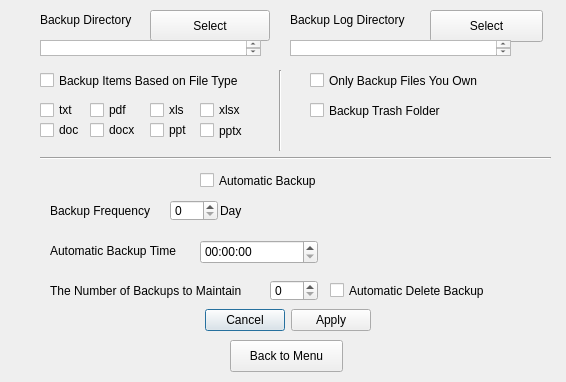
<?xml version="1.0" encoding="UTF-8"?>
<ui version="4.0">
 <class>Setting</class>
 <widget class="QDialog" name="Setting">
  <property name="geometry">
   <rect>
    <x>0</x>
    <y>0</y>
    <width>566</width>
    <height>382</height>
   </rect>
  </property>
  <property name="windowTitle">
   <string>Dialog</string>
  </property>
  <widget class="QDialogButtonBox" name="buttonBox_2">
   <property name="geometry">
    <rect>
     <x>200</x>
     <y>300</y>
     <width>171</width>
     <height>41</height>
    </rect>
   </property>
   <property name="locale">
    <locale language="English" country="UnitedStates"/>
   </property>
   <property name="orientation">
    <enum>Qt::Horizontal</enum>
   </property>
   <property name="standardButtons">
    <set>QDialogButtonBox::Apply|QDialogButtonBox::Cancel</set>
   </property>
  </widget>
  <widget class="QLabel" name="label">
   <property name="geometry">
    <rect>
     <x>50</x>
     <y>240</y>
     <width>151</width>
     <height>21</height>
    </rect>
   </property>
   <property name="locale">
    <locale language="English" country="UnitedStates"/>
   </property>
   <property name="text">
    <string>Automatic Backup Time </string>
   </property>
  </widget>
  <widget class="QLabel" name="label_BackupDir">
   <property name="geometry">
    <rect>
     <x>40</x>
     <y>10</y>
     <width>120</width>
     <height>20</height>
    </rect>
   </property>
   <property name="autoFillBackground">
    <bool>false</bool>
   </property>
   <property name="locale">
    <locale language="English" country="UnitedStates"/>
   </property>
   <property name="text">
    <string>Backup Directory</string>
   </property>
  </widget>
  <widget class="QPushButton" name="pushButton_3">
   <property name="geometry">
    <rect>
     <x>230</x>
     <y>340</y>
     <width>113</width>
     <height>32</height>
    </rect>
   </property>
   <property name="locale">
    <locale language="English" country="UnitedStates"/>
   </property>
   <property name="text">
    <string>Back to Menu</string>
   </property>
  </widget>
  <widget class="QCheckBox" name="checkBox">
   <property name="geometry">
    <rect>
     <x>200</x>
     <y>170</y>
     <width>141</width>
     <height>21</height>
    </rect>
   </property>
   <property name="locale">
    <locale language="English" country="UnitedStates"/>
   </property>
   <property name="text">
    <string>Automatic Backup</string>
   </property>
  </widget>
  <widget class="QPushButton" name="Button_BackupDir">
   <property name="geometry">
    <rect>
     <x>150</x>
     <y>10</y>
     <width>120</width>
     <height>31</height>
    </rect>
   </property>
   <property name="locale">
    <locale language="English" country="UnitedStates"/>
   </property>
   <property name="text">
    <string>Select</string>
   </property>
  </widget>
  <widget class="QCheckBox" name="check_Trash">
   <property name="geometry">
    <rect>
     <x>310</x>
     <y>100</y>
     <width>151</width>
     <height>21</height>
    </rect>
   </property>
   <property name="text">
    <string>Backup Trash Folder</string>
   </property>
  </widget>
  <widget class="QTimeEdit" name="timeEdit">
   <property name="geometry">
    <rect>
     <x>200</x>
     <y>240</y>
     <width>118</width>
     <height>24</height>
    </rect>
   </property>
   <property name="locale">
    <locale language="English" country="UnitedStates"/>
   </property>
  </widget>
  <widget class="QSpinBox" name="spinBox">
   <property name="geometry">
    <rect>
     <x>170</x>
     <y>200</y>
     <width>48</width>
     <height>21</height>
    </rect>
   </property>
  </widget>
  <widget class="QLabel" name="label_2">
   <property name="geometry">
    <rect>
     <x>50</x>
     <y>200</y>
     <width>121</width>
     <height>21</height>
    </rect>
   </property>
   <property name="locale">
    <locale language="English" country="UnitedStates"/>
   </property>
   <property name="text">
    <string>Backup Frequency</string>
   </property>
  </widget>
  <widget class="QLabel" name="label_5">
   <property name="geometry">
    <rect>
     <x>220</x>
     <y>200</y>
     <width>61</width>
     <height>21</height>
    </rect>
   </property>
   <property name="text">
    <string>Day</string>
   </property>
  </widget>
  <widget class="QLabel" name="label_LogDir">
   <property name="geometry">
    <rect>
     <x>290</x>
     <y>10</y>
     <width>120</width>
     <height>20</height>
    </rect>
   </property>
   <property name="autoFillBackground">
    <bool>false</bool>
   </property>
   <property name="locale">
    <locale language="English" country="UnitedStates"/>
   </property>
   <property name="text">
    <string>Backup Log Directory</string>
   </property>
  </widget>
  <widget class="QPushButton" name="Button_LogDir">
   <property name="geometry">
    <rect>
     <x>430</x>
     <y>10</y>
     <width>113</width>
     <height>32</height>
    </rect>
   </property>
   <property name="locale">
    <locale language="English" country="UnitedStates"/>
   </property>
   <property name="text">
    <string>Select</string>
   </property>
  </widget>
  <widget class="QCheckBox" name="check_Only">
   <property name="geometry">
    <rect>
     <x>310</x>
     <y>70</y>
     <width>191</width>
     <height>21</height>
    </rect>
   </property>
   <property name="locale">
    <locale language="English" country="UnitedStates"/>
   </property>
   <property name="text">
    <string>Only Backup Files You Own</string>
   </property>
  </widget>
  <widget class="QLabel" name="label_7">
   <property name="geometry">
    <rect>
     <x>50</x>
     <y>280</y>
     <width>221</width>
     <height>21</height>
    </rect>
   </property>
   <property name="locale">
    <locale language="English" country="UnitedStates"/>
   </property>
   <property name="text">
    <string>The Number of Backups to Maintain</string>
   </property>
  </widget>
  <widget class="QSpinBox" name="spinBox_2">
   <property name="geometry">
    <rect>
     <x>270</x>
     <y>280</y>
     <width>48</width>
     <height>21</height>
    </rect>
   </property>
  </widget>
  <widget class="QCheckBox" name="checkBox_4">
   <property name="geometry">
    <rect>
     <x>330</x>
     <y>280</y>
     <width>181</width>
     <height>21</height>
    </rect>
   </property>
   <property name="locale">
    <locale language="English" country="UnitedStates"/>
   </property>
   <property name="text">
    <string>Automatic Delete Backup</string>
   </property>
  </widget>
  <widget class="QCheckBox" name="check_ft1">
   <property name="geometry">
    <rect>
     <x>40</x>
     <y>100</y>
     <width>51</width>
     <height>20</height>
    </rect>
   </property>
   <property name="text">
    <string>txt</string>
   </property>
  </widget>
  <widget class="QCheckBox" name="check_ft2">
   <property name="geometry">
    <rect>
     <x>90</x>
     <y>100</y>
     <width>51</width>
     <height>20</height>
    </rect>
   </property>
   <property name="text">
    <string>pdf</string>
   </property>
  </widget>
  <widget class="QCheckBox" name="checkBox_7">
   <property name="geometry">
    <rect>
     <x>40</x>
     <y>120</y>
     <width>87</width>
     <height>20</height>
    </rect>
   </property>
   <property name="text">
    <string>doc</string>
   </property>
  </widget>
  <widget class="QCheckBox" name="checkBox_8">
   <property name="geometry">
    <rect>
     <x>90</x>
     <y>120</y>
     <width>87</width>
     <height>20</height>
    </rect>
   </property>
   <property name="text">
    <string>docx</string>
   </property>
  </widget>
  <widget class="QCheckBox" name="checkBox_9">
   <property name="geometry">
    <rect>
     <x>150</x>
     <y>100</y>
     <width>87</width>
     <height>20</height>
    </rect>
   </property>
   <property name="text">
    <string>xls</string>
   </property>
  </widget>
  <widget class="QCheckBox" name="checkBox_10">
   <property name="geometry">
    <rect>
     <x>200</x>
     <y>100</y>
     <width>87</width>
     <height>20</height>
    </rect>
   </property>
   <property name="text">
    <string>xlsx</string>
   </property>
  </widget>
  <widget class="QCheckBox" name="checkBox_11">
   <property name="geometry">
    <rect>
     <x>150</x>
     <y>120</y>
     <width>111</width>
     <height>20</height>
    </rect>
   </property>
   <property name="text">
    <string>ppt</string>
   </property>
  </widget>
  <widget class="QCheckBox" name="checkBox_12">
   <property name="geometry">
    <rect>
     <x>200</x>
     <y>120</y>
     <width>81</width>
     <height>21</height>
    </rect>
   </property>
   <property name="text">
    <string>pptx</string>
   </property>
  </widget>
  <widget class="Line" name="line">
   <property name="geometry">
    <rect>
     <x>40</x>
     <y>150</y>
     <width>511</width>
     <height>16</height>
    </rect>
   </property>
   <property name="styleSheet">
    <string notr="true"/>
   </property>
   <property name="locale">
    <locale language="English" country="UnitedStates"/>
   </property>
   <property name="orientation">
    <enum>Qt::Horizontal</enum>
   </property>
  </widget>
  <widget class="QCheckBox" name="check_Based">
   <property name="geometry">
    <rect>
     <x>40</x>
     <y>70</y>
     <width>221</width>
     <height>21</height>
    </rect>
   </property>
   <property name="text">
    <string>Backup Items Based on File Type </string>
   </property>
  </widget>
  <widget class="Line" name="line_2">
   <property name="geometry">
    <rect>
     <x>270</x>
     <y>70</y>
     <width>20</width>
     <height>81</height>
    </rect>
   </property>
   <property name="orientation">
    <enum>Qt::Vertical</enum>
   </property>
  </widget>
  <widget class="QTextBrowser" name="textBrowser">
   <property name="geometry">
    <rect>
     <x>40</x>
     <y>40</y>
     <width>221</width>
     <height>16</height>
    </rect>
   </property>
  </widget>
  <widget class="QTextBrowser" name="textBrowser_2">
   <property name="geometry">
    <rect>
     <x>290</x>
     <y>40</y>
     <width>221</width>
     <height>16</height>
    </rect>
   </property>
  </widget>
 </widget>
 <resources/>
 <connections/>
</ui>
